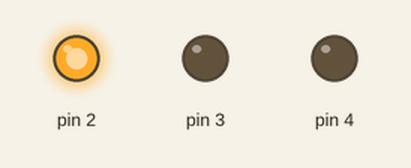
Recording of a sketch running on a simulated Arduino Uno, built with avr-gcc and run on an emulated ATmega328P. Parts: output pins drawn as LEDs (lit = HIGH).

Above: at 0.5 s.
At 2.5 s:
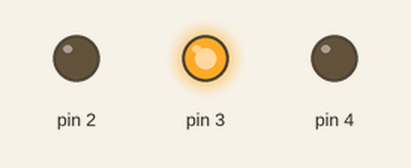
At 4.5 s:
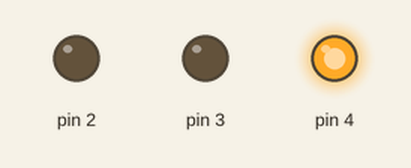
Timing chart, 0 to 6.8 s (numbered marks = the images above):
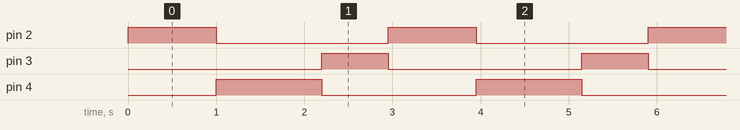

Measured:
- by itself, pin 2: alternates HIGH for 1.0 s and LOW for 2.0 s
- by itself, pin 3: alternates HIGH for 0.75 s and LOW for 2.2 s
- by itself, pin 4: alternates HIGH for 1.2 s and LOW for 1.8 s

The sketch:

sketch_TrafficLight.ino
```cpp
void setup() {
  // put your setup code here, to run once:
 pinMode(2, OUTPUT);
 pinMode(3, OUTPUT);
 pinMode(4, OUTPUT);
 digitalWrite(2, 0);
 digitalWrite(3, 0);
 digitalWrite(4, 0);
}

void loop() {
  // put your main code here, to run repeatedly:
  digitalWrite(2, 1);
  delay(1000);
  digitalWrite(2, 0);
  digitalWrite(4, 1);
  delay(1200);
  digitalWrite(4, 0);
  digitalWrite(3, 1);
  delay(750);
  digitalWrite(3, 0);
}
```
